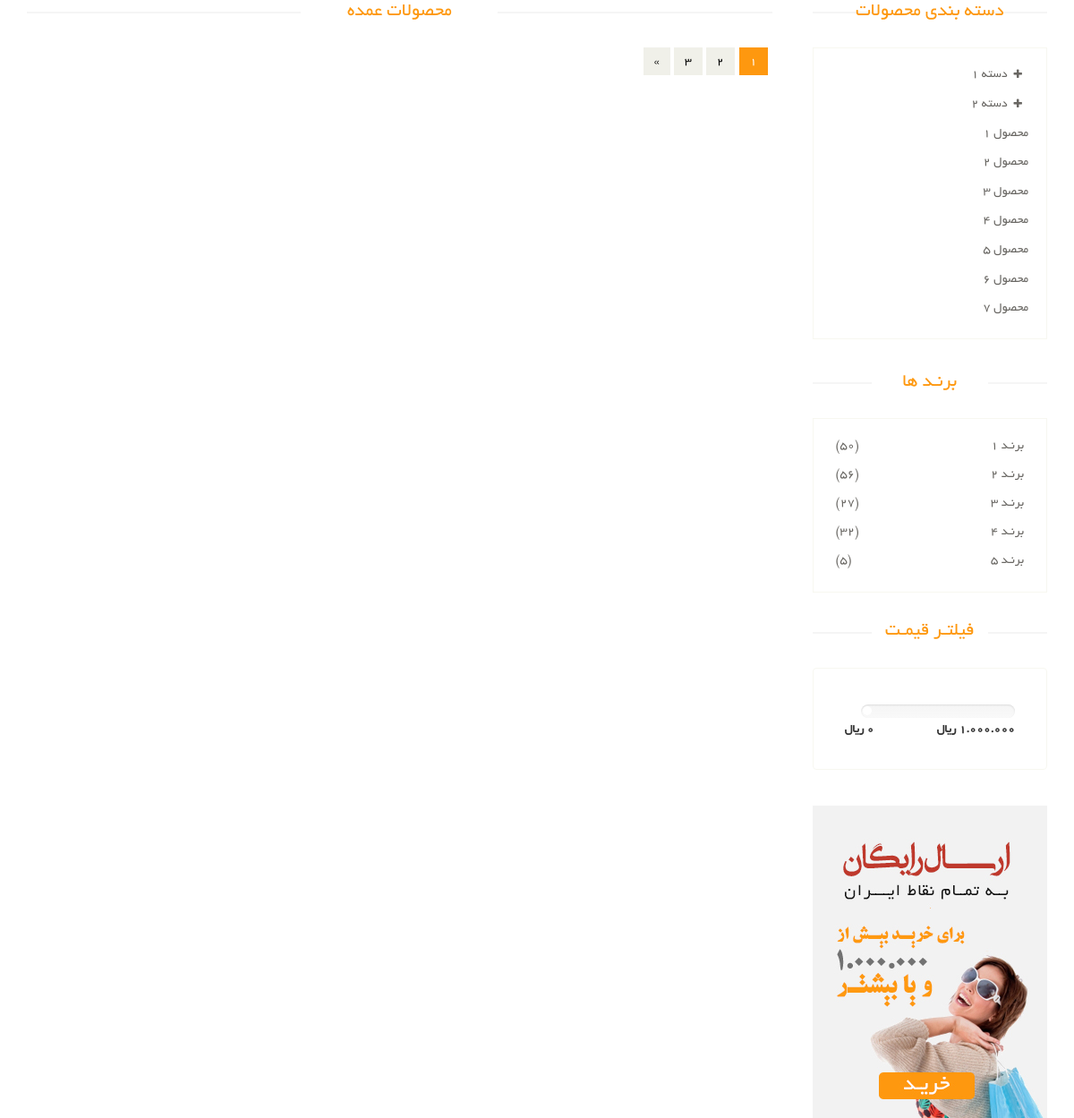
The app's page /products/, older data.
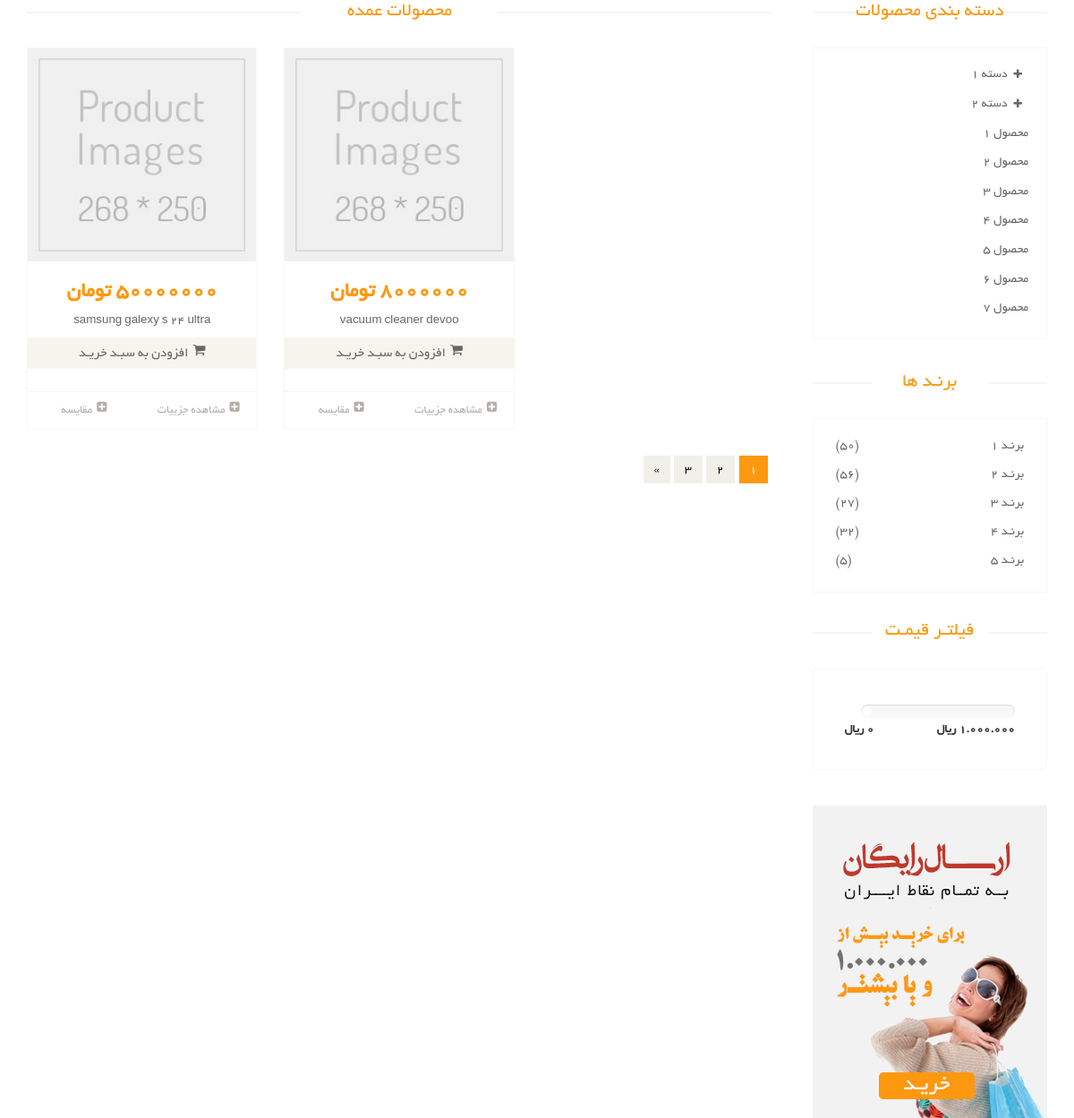
The same page, newer data.
### product_module/models.py (models this page shows, shortened)
class Product(models.Model):
    title = models.CharField(max_length=300, verbose_name='نام محصول')
    category = models.ManyToManyField(
        ProductCategory,
        related_name='product_categories',
        verbose_name='دسته بندی ها')
    brand = models.ForeignKey(ProductBrand, on_delete=models.CASCADE, verbose_name='برند', null=True, blank=True)
    price = models.IntegerField(verbose_name='قیمت')
    short_description = models.CharField(max_length=360, db_index=True, null=True, verbose_name='توضیحات کوتاه')
    description = models.TextField(verbose_name='توضیحات اصلی', db_index=True)
    slug = models.SlugField(default="", null=False, db_index=True, blank=True, max_length=200, unique=True,
                            verbose_name='عنوان در url')
    is_active = models.BooleanField(default=False, verbose_name='فعال / غیرفعال')
    is_delete = models.BooleanField(verbose_name='حذف شده / نشده')
    class Meta:
        verbose_name = 'محصول'
        verbose_name_plural = 'محصولات'

### product_module/views.py (the view)
# urls.py: path('', views.product_list, name='product-list'),
def product_list(request):
    products = Product.objects.all().order_by('-price')[:5]
    return render(request, 'product_module/product_list.html', {
        'products': products,
    })

### product_module/templates/product_module/product_list.html (shortened to what the changed rows need)
{% extends 'shared/_layout.html' %}
{% block content %}
    <section>
        <div class="container">
            <div class="row">
                <div class="col-sm-9 padding-right">
                    <div class="features_items">
                        <h2 class="title text-center">محصولات عمده</h2>
                        {% for product in products %}
                            {% include 'includes/product_item_partial.html' with product=product %}
                        {% endfor %}
                    </div>
                </div>
                <div class="col-sm-3">
                    <div class="left-sidebar">
                        <h2>دسته بندی محصولات</h2>
                        <div class="brands_products">
                            <h2>برنـد ها</h2>
                        </div>
                        <div class="price-range">
                            <h2>فیلتـر قیمـت</h2>
                        </div>
                    </div>
                </div>
            </div>
        </div>
    </section>
{% endblock %}

### product_module/templates/includes/product_item_partial.html (shortened to what this page needs)
<div class="col-sm-4">
    <div class="product-image-wrapper">
        <div class="single-products">
            <div class="productinfo text-center">
                <img src="/static/images/shop/product.jpg" alt="">
                <h2>{{ product.price }} تومان</h2>
                <p>{{ product.title }}</p>
                <a href="#" class="btn btn-default add-to-cart"><i
                        class="fa fa-shopping-cart"></i>افزودن به سبـد خریـد</a>
            </div>
            <div class="product-overlay">
                <div class="overlay-content">
                </div>
            </div>
        </div>
        <div class="choose">
            <ul class="nav nav-pills nav-justified">
                <li><a href="{% url 'product-detail' slug=product.slug %}"><i class="fa fa-plus-square"></i>مشاهده
                    جزییات</a></li>
                <li><a href=""><i class="fa fa-plus-square"></i>مقایسه</a></li>
            </ul>
        </div>
    </div>
</div>

Row changes from the older to the newer data that the page shows:
added Product: price "50000000", title "samsung galexy s 24 ultra"
added Product: price "8000000", title "vacuum cleaner devoo"
